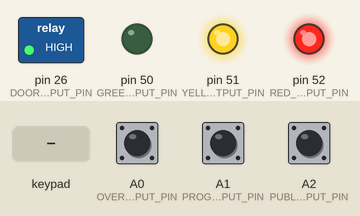
Bench run of a sketch on a simulated Arduino Mega 2560, built with avr-gcc and run on an emulated ATmega2560. Parts: switched loads named in the sketch (green lamp = pin HIGH), output pins drawn as LEDs (lit = HIGH). Dashed ring = blinking. Inputs (shaded band) come from the test bench; at power-on: A0 (OVERRIDE_INPUT_PIN) HIGH, A1 (PROGRAM_MODE_INPUT_PIN) HIGH, A2 (PUBLIC_ACCESS_MODE_INPUT_PIN) HIGH.

Above: at 1.2 s.
1.3 s: A0 (OVERRIDE_INPUT_PIN) pulled LOW for 0.15 s
At 3.1 s:
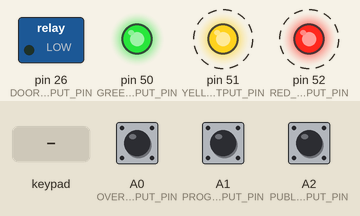
4.4 s: keypad keys 1 2 3 4 pressed 0.4 s apart
At 7.2 s:
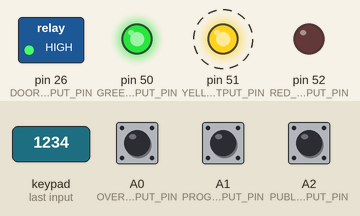
9.0 s: A1 (PROGRAM_MODE_INPUT_PIN) pulled LOW for 1 s
At 9.8 s:
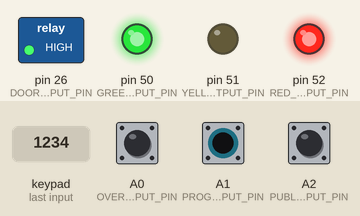
12.0 s: key '1' pressed
15.0 s: A0 (OVERRIDE_INPUT_PIN) pulled LOW for 3.2 s
At 17.8 s:
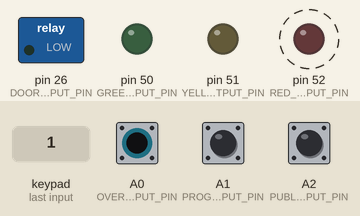
19.7 s: A1 (PROGRAM_MODE_INPUT_PIN) pulled LOW for 3.2 s
Timing chart, 0 to 25.4 s (numbered marks = the images above; inputs shaded):
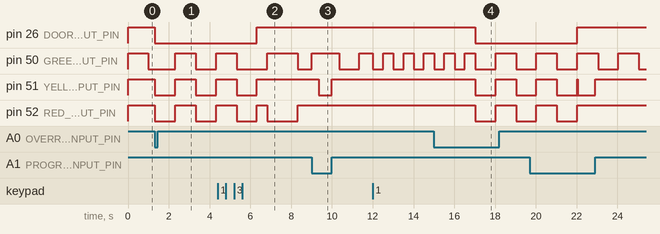

The sketch:

ArduinoDoorman.ino
```cpp
//ArduinoDoorman.ino - Main Arduino Sketch Source
//Part of ArduinoDoorman, an Arduino-Based Access Control System
//Ethan Goff, January 2014


//Use instructions and design notes can be found in this project's ReadMe file.

#include <EEPROM.h>
#include <Keypad.h>
#include "Doorman.h"
#include "Definitions.h"


////	Begin Setup		////

//	Initialize the keypad (which needs to be instantiated globablly and statically)

const byte ROWS = 4;
const byte COLS = 3;

//Define the Keymap
static char keymap[ROWS][COLS] =
{
  {'1','2','3'},
  {'4','5','6'},
  {'7','8','9'},
  {'*','0','#'}
};

// Connect keypad ROW0, ROW1, ROW2 and ROW3 to these Arduino pins.
byte rowPins[ROWS] = { KEYPAD_INPUT_PIN_ROWA, KEYPAD_INPUT_PIN_ROWB, KEYPAD_INPUT_PIN_ROWC, KEYPAD_INPUT_PIN_ROWD };
// Connect keypad COL0, COL1 and COL2 to these Arduino pins.
byte colPins[COLS] = { KEYPAD_OUTPUT_PIN_COLUMNA, KEYPAD_OUTPUT_PIN_COLUMNB, KEYPAD_OUTPUT_PIN_COLUMNC };
Keypad InputKeypad = Keypad( makeKeymap(keymap), rowPins, colPins, ROWS, COLS );
static Doorman * Dalton = &Doorman(&InputKeypad);


void PrepLEDs()
{
	//Set up LED pins
	pinMode(GREEN_LED_OUTPUT_PIN, OUTPUT);
	pinMode(YELLOW_LED_OUTPUT_PIN, OUTPUT);
	pinMode(RED_LED_OUTPUT_PIN, OUTPUT);

	//Turn all LEDs off to start
	digitalWrite(GREEN_LED_OUTPUT_PIN, HIGH);
	digitalWrite(YELLOW_LED_OUTPUT_PIN, HIGH);
	digitalWrite(RED_LED_OUTPUT_PIN, HIGH);
}


void PrepSwitches()
{
	//Set up and Pullup the switch inputs
	pinMode(OVERRIDE_INPUT_PIN, INPUT);
	digitalWrite(OVERRIDE_INPUT_PIN, HIGH);

	pinMode(PROGRAM_MODE_INPUT_PIN, INPUT);
	digitalWrite(PROGRAM_MODE_INPUT_PIN, HIGH);

	pinMode(PUBLIC_ACCESS_MODE_INPUT_PIN, INPUT);
	digitalWrite(PUBLIC_ACCESS_MODE_INPUT_PIN, HIGH);
}


void PrepRelay()
{
	//Set up the Relay Control output
	pinMode(DOOR_RELAY_CONTROL_OUTPUT_PIN, OUTPUT);
	digitalWrite(DOOR_RELAY_CONTROL_OUTPUT_PIN, HIGH);
}


void setup()
{
  	PrepLEDs();
	PrepSwitches();
	PrepRelay();
	//The system allows for a forced-reset of the Keychain stored in the EEPROM.
	//	This is triggered by holding the Override Switch while the system is reset.
        //      The Doorman must be initialized fully before we check for a request to
        //      reset the keychain
        Dalton->CheckForKeychainReset();
}

////		End Setup		////


//The main loop
void loop()
{
	//Ask our Doorman to update the current state of the system
	Dalton->Update();
}
```

AccessEEPROM.h
```cpp
#include <Arduino.h>  // for type definitions
#include <EEPROM.h>


#pragma once

template <class T> int EEPROM_writeAnything(int ee, const T& value)
{
    const byte* p = (const byte*)(const void*)&value;
    unsigned int i;
    for (i = 0; i < sizeof(value); i++)
	  EEPROM.write(ee++, *p++);
    return i;
}

template <class T> int EEPROM_readAnything(int ee, T& value)
{
    byte* p = (byte*)(void*)&value;
    unsigned int i;
    for (i = 0; i < sizeof(value); i++)
	  *p++ = EEPROM.read(ee++);
    return i;
}
```

Definitions.h
```cpp
//Definitions.h - Global Constants / Pre-Processor Definitions
//Part of ArduinoDoorman, an Arduino-Based Access Control System
//Ethan Goff, January 2014


//Pins
	//Keypad Pins - roms/columns oriented left->right and up->down, respectively
	#define KEYPAD_INPUT_PIN_ROWA  30
	#define KEYPAD_INPUT_PIN_ROWB  31
	#define KEYPAD_INPUT_PIN_ROWC  32
	#define KEYPAD_INPUT_PIN_ROWD  33
	#define KEYPAD_OUTPUT_PIN_COLUMNA  42
	#define KEYPAD_OUTPUT_PIN_COLUMNB  43
	#define KEYPAD_OUTPUT_PIN_COLUMNC  44

	//Switch Input Pins - these *do not* need to be analog pins
	#define OVERRIDE_INPUT_PIN  A0
	#define PROGRAM_MODE_INPUT_PIN  A1
	#define PUBLIC_ACCESS_MODE_INPUT_PIN A2

	//LED Output Pins
	#define GREEN_LED_OUTPUT_PIN 50
	#define YELLOW_LED_OUTPUT_PIN 51
	#define RED_LED_OUTPUT_PIN 52

	//Output Pins
	#define DOOR_RELAY_CONTROL_OUTPUT_PIN  26


//Settings
	//Timeouts / Defined Durations (ms)
	#define INPUT_TIMEOUT 5000
	#define UNLOCK_TIMEOUT 5000
	#define SWITCH_DEBOUNCE_DELAY 20
	#define WRONG_ATTEMPT_INDICATION_DURATION 1500

	//LED Hold Times (ms)
	#define WAITING_ON_INPUT_LED_HOLD_TIME 1000
	#define PROGRAMMING_CHANGE_LED_HOLD_TIME 300

	//EEPROM Addressing
	#define KEYCHAIN_EEPROM_START_ADDRESS 1
	#define KEYCHAIN_EXISTS_IN_EEPROM_FLAG_ADDRESS 0
	#define KEYCHAIN_KEY_COUNT 4
	#define KEYCHAIN_INCIDENT_KEY_LENGTH 4

	//Default Empty Key - Represents an un-enterable code must be out of
	//	the possible range
	#define DEFAULT_EMPTY_KEY -1


//Constants / Tokens - Used primarily to indicate specific events
//	(none should be equal to another)
	#define TIMEDOUT -1		//Must be negative
	#define INCORRECT_GUESS 1
	#define DOOR_OPENED 2
	#define KEY_ADDED 3
	#define KEY_REMOVED 4
	#define TOGGLE_STATE_LED_ON_OFF 5
	#define FORCE_LEDS_OFF 6
	#define PUBLIC_ACCESS_SWITCHED_ON 7
```

Doorman.cpp
```cpp
//Doorman.cpp - Doorman Class Method Definitions
//Part of ArduinoDoorman, an Arduino-Based Access Control System
//Ethan Goff, January 2014


#include "Doorman.h"


//Static Class Members
SwitchController * Doorman::SwitchBank;
Keychain * Doorman::Keys;
Keypad * Doorman::InputKeypad;
uint8_t Doorman::StateLED;
bool Doorman::PublicAccessModeOn;
bool Doorman::ProgramModeOn;
unsigned long Doorman::StateLEDReferenceTime;


//Constructor
Doorman::Doorman(Keypad * inputKeypad)
{
	//Because the Keypad class cannot be lazy-instantiated, we pass it from the main
	//	sketchinto the static instance of the Doorman class
	InputKeypad = inputKeypad;

	//Define the other static members. The initial indicator LED, as well as both
	//	mode booleans, are arbitrary - they are checked within the first second of
	//	operation regardless (and at a defined interval throughout the system's uptime)
	Keys = &Keychain();
	SwitchBank = &SwitchController();
	StateLED = GREEN_LED_OUTPUT_PIN;
	PublicAccessModeOn = false;
	ProgramModeOn = false;
	StateLEDReferenceTime = millis();			//Sample the initial reference time
}


//		Main system update method		//
//The system operates in 3 modes -
//	Normal Mode: checks entered keys against the keychain
//	Public Access Mode: opens the door at any keypress
//	Programming Mode: adds novel keys to the keychain or removes existing keys
//
//After the initial setup, the system simply cycles through this method repetatively.
//First, the system checks the two mode control switches to see if the mode should
//be changed before continuing. Then the system updates the mode indication LED if
//needed. Then, the system probes the Keypad, acting on a meaningful receipt as the
//current mode implies.
void Doorman::Update()
{
	ProbeLatchingSwitches();	//Check the mode control switches
	UpdateIndicatorLED();	//Update the mode LED

	//Probe the Keypad for a keypress.
	//currentInput holds the 'seed' keypress (the first entered by a user)
	//	or a c-string terminator to indacte nothing is received
	char currentInput = InputKeypad->getKey();

	//If the system is in public access mode and any key is pressed OR if the
	//	override switch is active, we open the door without further checks.
	if( (PublicAccessModeOn && currentInput != '\0') || RecievingOverrideRequest() )
		OpenDoor();

	//Otherwise, if the system received a meaningful keypress...
	else if(currentInput != '\0' && currentInput != '#' && currentInput != '*')
	{
		//...it attempts to get the other three digits of the code.
		int Attempt = getCode(3, int(currentInput-'0') );

		if(Attempt != TIMEDOUT)//If the getCode method didn't time-out
		{
			//If the system is in programming mode, it forwards the key to the
			//	programming method.
			if(ProgramModeOn)
			{
				LED(FORCE_LEDS_OFF);	//Clear the LEDs first
				//The Programming Method returns an event token, which selects the
				//	appropriate LED indication
				LED(Keys->ProgramKey(Attempt));
			}

			//Otherwise, it checks if the Key exists in Keychain
			else if( Keys->KeyExists(Attempt) )
				OpenDoor();

			//If the key isn't found in the keychain, indicate an incorrect attempt
			else
				LED(INCORRECT_GUESS);
		}
		else
			LED(TIMEDOUT);
	}

	//If none of the above occur, we do nothing, and the checks start anew
	else
		return;
}


//Updates the system's mode-indicator LED (if necessary)
void Doorman::UpdateIndicatorLED()
{
	//If we aren't in Public Access Mode, we toggle the current indicator LED
	//	back and forth at a defined rate
	if(millis() - StateLEDReferenceTime > WAITING_ON_INPUT_LED_HOLD_TIME && !PublicAccessModeOn)
		LED(TOGGLE_STATE_LED_ON_OFF);
}


//Check the latching switches and reset the check timer
void Doorman::ProbeLatchingSwitches()
{
	PublicAccessModeOn = RecievingPublicAccessRequest();
	//Programming mode is meant to be exclusive (and superceded by) Public Access Mode
	if(!PublicAccessModeOn)
		ProgramModeOn = RecievingProgramRequest();
}


//Returns either an input code or a TIMEDOUT token
//  targetLength: digit count for the code to be read
//  timeout: time in seconds to allow for a code to be entered, refreshed after each keypress
int Doorman::getCode(const unsigned int& targetLength, unsigned int seed = 0)
{
	//inputAttempt holds the security code guess that is being entered by a user
	int inputAttempt = seed;

	//digitsEntered counts the number of input digits entered by the user
	int digitsEntered = 0;

	//referenceTime holds an initially arbitrary time, which is checked against
	//	the current time to check for the elapsed difference
	unsigned long referenceTime = millis();

	//Look for input until the requested number of digits have been entered
	//	or the operation times out
	while(digitsEntered < targetLength && millis() - referenceTime < INPUT_TIMEOUT)
	{
		//We update our indicator LED twice as fast to indicate key presses
		//	are being received
		if(millis() - StateLEDReferenceTime > (WAITING_ON_INPUT_LED_HOLD_TIME)/2)
		{
			LED(TOGGLE_STATE_LED_ON_OFF);
		}

		//Sample for a keypress
		char currentInput = InputKeypad->getKey();

		//If the user enters a valid numeric key
		if( currentInput != '#' && currentInput != '*' && currentInput != '\0')
		{
			//Append the inputed key to the input code
			inputAttempt*=10;
			inputAttempt+= int(currentInput-'0');

			digitsEntered++;	//increment the digits counter
			referenceTime = millis();	//reset the timeout
		}


	}
	//If the user failed to finish entering a code, return the suitable token
	if(millis() - referenceTime >= INPUT_TIMEOUT)
		return TIMEDOUT;
	else //Otherwise, return the entered code
		return inputAttempt;
}


//Opens the door by activating the relay controlling power to the door lock
void Doorman::OpenDoor()
{
	//Set digital output to relay contol to LOW for an ammount of time,
	//	unlatching the door lock
	digitalWrite(DOOR_RELAY_CONTROL_OUTPUT_PIN, LOW);

	LED(DOOR_OPENED);	//Indicate a successful open via the LEDs

	//Re-Latch the door
	digitalWrite(DOOR_RELAY_CONTROL_OUTPUT_PIN, HIGH);
}


//Checks if the system is set to Programming Mode
bool Doorman::RecievingProgramRequest()
{
	//The Program mode is designed to be triggered by a latching switch -
	//  this method is written more generally (since debounce is still neccessary
	//  with a latching switch, this method should be called occassionally to check
	//  for changes once programming has begun.

	//Check once...
	if(SwitchBank->ProgramSwitchIsActive())
	{
		delay(SWITCH_DEBOUNCE_DELAY);
		//...then re-check after some de-bouncing/de-noising time
		if(SwitchBank->ProgramSwitchIsActive())
                {
			//If the mode is switched on, turn off the LEDs and switch to
			//	the yellow indicator LED to indicate the system has entered
			//	programming mode
			if(!ProgramModeOn)
			{
				LED(FORCE_LEDS_OFF);
				StateLED = YELLOW_LED_OUTPUT_PIN;
			}
			return true;
		}
	}
	//If the mode is switched on, turn off the LEDs and switch to
	//	the green indicator LED to indicate the system has left
	//	programming mode
	if(ProgramModeOn)
	{
		LED(FORCE_LEDS_OFF);
		StateLED = GREEN_LED_OUTPUT_PIN;
	}
	return false;
}


//Checks if the system is set to Public Access Mode
bool Doorman::RecievingPublicAccessRequest()
{
	//Similarly to the program mode, the public access mode is designed to be
	//  triggered by a latching switch. The two are meant to be mutually exclusive;
	//  However, public access mode takes precedence, creating a sink state
	//  until released.

	//Check once...
	if(SwitchBank->PublicAccessModeSwitchIsActive())
	{
		delay(SWITCH_DEBOUNCE_DELAY);
		//...then re-check after some de-bouncing/de-noising time
		if(SwitchBank->PublicAccessModeSwitchIsActive())
		{
			//Indicate that we have entered Public Access mode
			LED(PUBLIC_ACCESS_SWITCHED_ON);
			return true;
		}
	}
	return false;
}


//Checks if a user is requesting an override
bool Doorman::RecievingOverrideRequest()
{
	//Unlike the mode switches, the override request is designed
	//to be triggered with a momentary switch.

	//Check once...
	if(SwitchBank->OverrideSwitchIsActive())
	{
		delay(SWITCH_DEBOUNCE_DELAY);
		//...then re-check after some de-bouncing/de-noising time
		if(SwitchBank->OverrideSwitchIsActive())
			return true;
	}
	return false;
}


//Handles requests to indicate events via the LEDs
//	eventToken: Constants corresponding to specific events
void Doorman::LED(const unsigned int & eventToken)
{
	switch (eventToken)
	{
		case INCORRECT_GUESS:
                        //Clear the LEDs first
			digitalWrite(GREEN_LED_OUTPUT_PIN, HIGH );
			digitalWrite(YELLOW_LED_OUTPUT_PIN, HIGH );
			digitalWrite(RED_LED_OUTPUT_PIN, HIGH );
			//Blink the red LED once
			digitalWrite(RED_LED_OUTPUT_PIN, LOW);
			delay(WRONG_ATTEMPT_INDICATION_DURATION);
			digitalWrite(RED_LED_OUTPUT_PIN, HIGH);
			return;


		case TOGGLE_STATE_LED_ON_OFF:
			//Switch the state LED
			digitalWrite(StateLED, !digitalRead(StateLED) );
			StateLEDReferenceTime = millis();
			return;

		case FORCE_LEDS_OFF:
			digitalWrite(GREEN_LED_OUTPUT_PIN, HIGH );
			digitalWrite(YELLOW_LED_OUTPUT_PIN, HIGH );
			digitalWrite(RED_LED_OUTPUT_PIN, HIGH );
			return;

		case PUBLIC_ACCESS_SWITCHED_ON:
			//Ensure the green LED is forced on
			digitalWrite(GREEN_LED_OUTPUT_PIN, LOW);
			return;


		case KEY_ADDED:		//Cascade the LEDs from red to yellow to green, 3 times
			for(int i=0; i<3 ; i++)
			{
				for(int LED = RED_LED_OUTPUT_PIN; LED >= GREEN_LED_OUTPUT_PIN; LED--)
				{
					digitalWrite(LED, LOW);
					delay(PROGRAMMING_CHANGE_LED_HOLD_TIME);
					digitalWrite(LED, HIGH);
				}
			}
			return;


		case KEY_REMOVED:	//Cascade the LEDs from green to yellow to red, 3 times
			for(int i=0; i<3 ; i++)
			{
				for(int LED = GREEN_LED_OUTPUT_PIN; LED <= RED_LED_OUTPUT_PIN; LED++)
				{
					digitalWrite(LED, LOW);
					delay(PROGRAMMING_CHANGE_LED_HOLD_TIME);
					digitalWrite(LED, HIGH);
				}
			}
			return;


		case DOOR_OPENED:
			//The system will blink all LEDs simultaneously when the door is opened
			digitalWrite(GREEN_LED_OUTPUT_PIN, HIGH );
			digitalWrite(YELLOW_LED_OUTPUT_PIN, HIGH );
			digitalWrite(RED_LED_OUTPUT_PIN, HIGH );
			unsigned long referenceTime = millis();		//Sample the current time

			//Blink the LEDs for some duration
			while(millis() - referenceTime < (UNLOCK_TIMEOUT))
			{
				boolean LEDState = digitalRead(GREEN_LED_OUTPUT_PIN);
				//Toggle all LEDs to the opposite state
				digitalWrite(GREEN_LED_OUTPUT_PIN, !LEDState );
				digitalWrite(YELLOW_LED_OUTPUT_PIN, !LEDState );
				digitalWrite(RED_LED_OUTPUT_PIN, !LEDState );
				delay(WAITING_ON_INPUT_LED_HOLD_TIME);
			}
			digitalWrite(GREEN_LED_OUTPUT_PIN, HIGH );
			digitalWrite(YELLOW_LED_OUTPUT_PIN, HIGH );
			digitalWrite(RED_LED_OUTPUT_PIN, HIGH );
			return;
		}
}


//Sets the flag telling the system to write the default keymap
void Doorman::CheckForKeychainReset()
{
	if(RecievingOverrideRequest())
	{
		bool NowPopulated = false;
		EEPROM_writeAnything(KEYCHAIN_EXISTS_IN_EEPROM_FLAG_ADDRESS, NowPopulated);
		Keys = &Keychain();
	}
}
```

Doorman.h
```cpp
//Doorman.h - Doorman Class Declaration
//Part of ArduinoDoorman, an Arduino-Based Access Control System
//Ethan Goff, January 2014


#pragma once

#include <Keypad.h>
#include "SwitchController.h"
#include "Keychain.h"
#include "Definitions.h"
#include "AccessEEPROM.h"


//The doorman class holds most of the logic and behavior for the system, and
//	encapsulates classes that interface with the keypad and the system's switches,
//	and the Keychain class, which holds and manages the array of keys for the
//	system
class Doorman
{
public:
	Doorman(Keypad * inputKeypad);
	void Update();
	void CheckForKeychainReset();

private:
	int getCode(const unsigned int& targetLength, unsigned int seed);
	void UpdateIndicatorLED();
	void OpenDoor();
	void ProbeLatchingSwitches();
	bool RecievingOverrideRequest();
	bool RecievingProgramRequest();
	bool RecievingPublicAccessRequest();
	void LED(const unsigned int & token);

	static Keypad * InputKeypad;
	static SwitchController * SwitchBank;
	static Keychain * Keys;
	static uint8_t StateLED;
	static bool PublicAccessModeOn;
	static bool ProgramModeOn;
	static unsigned long LatchingSwitchesReferenceTime;
	static unsigned long StateLEDReferenceTime;
};
```

Keychain.h
```cpp
//Keychain.h - Arduino Doorman Key Storage and Access Class Declaration
//Part of ArduinoDoorman, an Arduino-Based Access Control System
//Ethan Goff, January 2014


#pragma once

#include "AccessEEPROM.h"
#include "Definitions.h"


//The Keychain class holds and manages the array of valid keys,
//	which consists of integers. The keys are loaded from and
//	written to the EEPROM when programming takes place.
class Keychain
{
public:
	Keychain();
	void PrepKeys();
	bool KeyExists(const int& lookup);
	unsigned int ProgramKey(const int& incidentKey);

private:
	void WriteNewKeychain();
	void PopulateKeychain();
	void LoadKeychain();

	static int Keys[KEYCHAIN_KEY_COUNT];
};
```

SwitchController.cpp
```cpp
//SwitchController.cpp - Switches Interface Class Method Definitions
//Part of ArduinoDoorman, an Arduino-Based Access Control System
//Ethan Goff, January 2014


#include "SwitchController.h"


SwitchController::SwitchController(){}


bool SwitchController::OverrideSwitchIsActive()
{
	return !digitalRead(OVERRIDE_INPUT_PIN);
}


bool SwitchController::ProgramSwitchIsActive()
{
	return !digitalRead(PROGRAM_MODE_INPUT_PIN);
}


bool SwitchController::PublicAccessModeSwitchIsActive()
{
	return !digitalRead(PUBLIC_ACCESS_MODE_INPUT_PIN);
}
```

Source omitted: Keychain.cpp (2592 bytes), SwitchController.h (380 bytes)

Measured:
- after the input at 1.3 s, pin 26 (DOOR_RELAY_CONTROL_OUTPUT_PIN): HIGH → LOW at once; pin 51 (YELLOW_LED_OUTPUT_PIN), pin 52 (RED_LED_OUTPUT_PIN): alternates HIGH for 1.0 s and LOW for 1.0 s, starting at once
- after the input at 9.0 s, pin 51 (YELLOW_LED_OUTPUT_PIN): HIGH → LOW after 0.35 s, → HIGH 0.65 s later
- after the input at 15.0 s, pin 26 (DOOR_RELAY_CONTROL_OUTPUT_PIN): HIGH → LOW after 2.0 s; pin 51 (YELLOW_LED_OUTPUT_PIN), pin 52 (RED_LED_OUTPUT_PIN): HIGH → LOW after 2.0 s, → HIGH 1.0 s later, → LOW 1.0 s later
- by itself, pin 50 (GREEN_LED_OUTPUT_PIN): alternates HIGH for 1.0 s and LOW for 1.0 s
